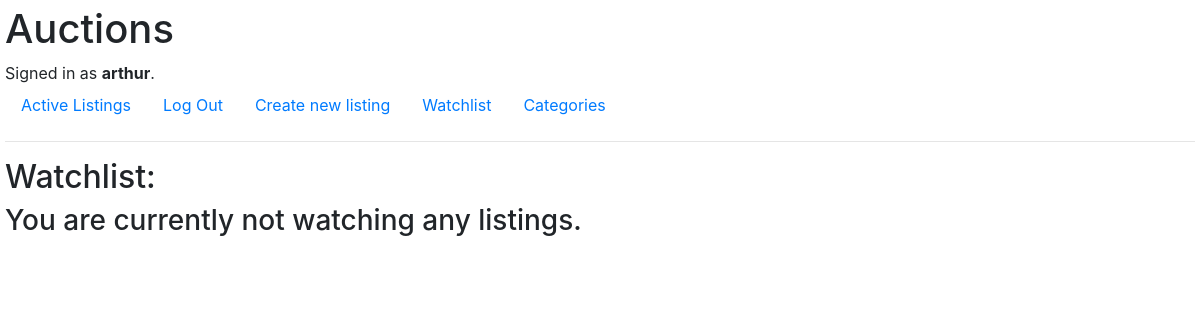
/watchlist (signed in), run on an earlier commit of the app's database.
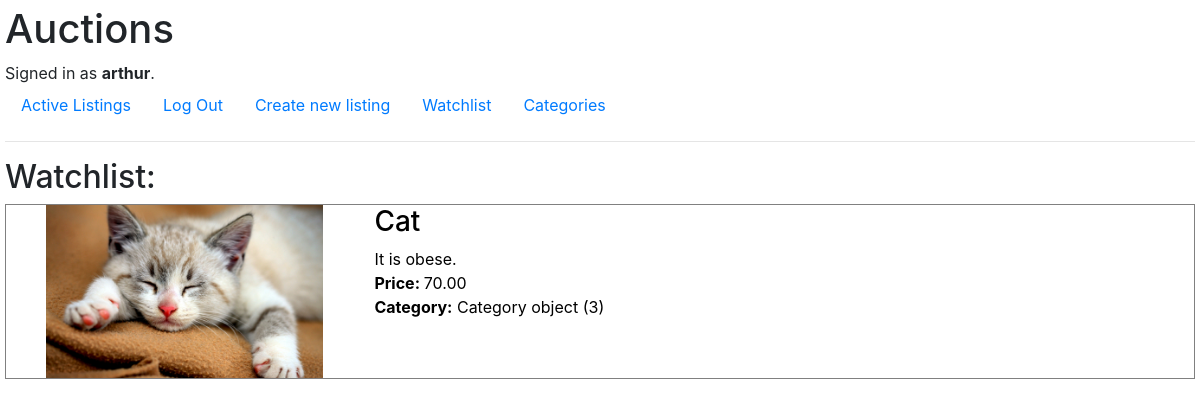
And on a later commit of the database.
### auctions/models.py (models this page shows, shortened)
class Listing(models.Model):
    user = models.ForeignKey(
        settings.AUTH_USER_MODEL, on_delete=CASCADE, related_name="owner")
    bidder = models.ForeignKey(
        settings.AUTH_USER_MODEL,
        on_delete=SET_NULL,
        null=True,
        blank=True,
        related_name="bidder"
    )
    active = models.BooleanField(default=True)
    title = models.CharField(max_length=100)
    description = models.CharField(max_length=1000)
    price = MoneyField(
        verbose_name="Starting bid in $:",
        max_digits=14, decimal_places=2, default_currency="USD")
    image = models.ImageField(upload_to="uploads/",
                              verbose_name="Product image", blank=True)
    category = models.ForeignKey(
        "Category",
        on_delete=SET_NULL,
        max_length=100,
        blank=True,
        null=True,
        related_name="listings")
    category_text = models.CharField(max_length=100, blank=True, null=True, verbose_name="Category")

class Category(models.Model):
    name = models.CharField(max_length=100, unique=True)

### auctions/views.py (the view)
# urls.py: path("watchlist", views.watch_list, name="user-watchlist"),
@login_required(login_url='/login')
def watch_list(request):
    user = request.user
    return render(request, "auctions/watchlist.html",{
        "watchlist": user.watchlist.all()
    })

### auctions/templates/auctions/watchlist.html (shortened to what this page needs)
{% extends "auctions/layout.html" %}
{% block body %}
<h2>Watchlist: </h2>
    <div class="listings-cont">
        {% for listing in watchlist%}
        <a href={% url "listing" listing.id %} class="listing-item-cont">
            {% if listing.image%}
                <div class="image-cont">
                    <img src="media/{{listing.image}}" alt="Photograph of product">
                </div>
            {% endif %}
            <div class="text-cont">
                <div class="title-cont">
                    <h3>{{listing.title}}</h3>
                </div>
                <div class="description-cont">
                    {{listing.description}}
                </div>
                <div class="price-cont">
                    <strong> Price: </strong> {{listing.price}}
                </div>
                {%if listing.category != None %}
                    <div class="category-cont">
                        <strong>Category:</strong> {{listing.category}}
                    </div>
            </div>
            {%endif%}
        </a>
        {%empty%}
        <h3>You are currently not watching any listings.</h3>
        {%endfor%}
    </div>
{% endblock %}

What changed in the data, as far as the page shows it:
now on this page (row edited): Listing: image (picture), title "Cat", description "It is obese.", price "70.00", category "Category object (3)"
Also different on the page:
text no longer shown: "You are currently not watching any listings."
